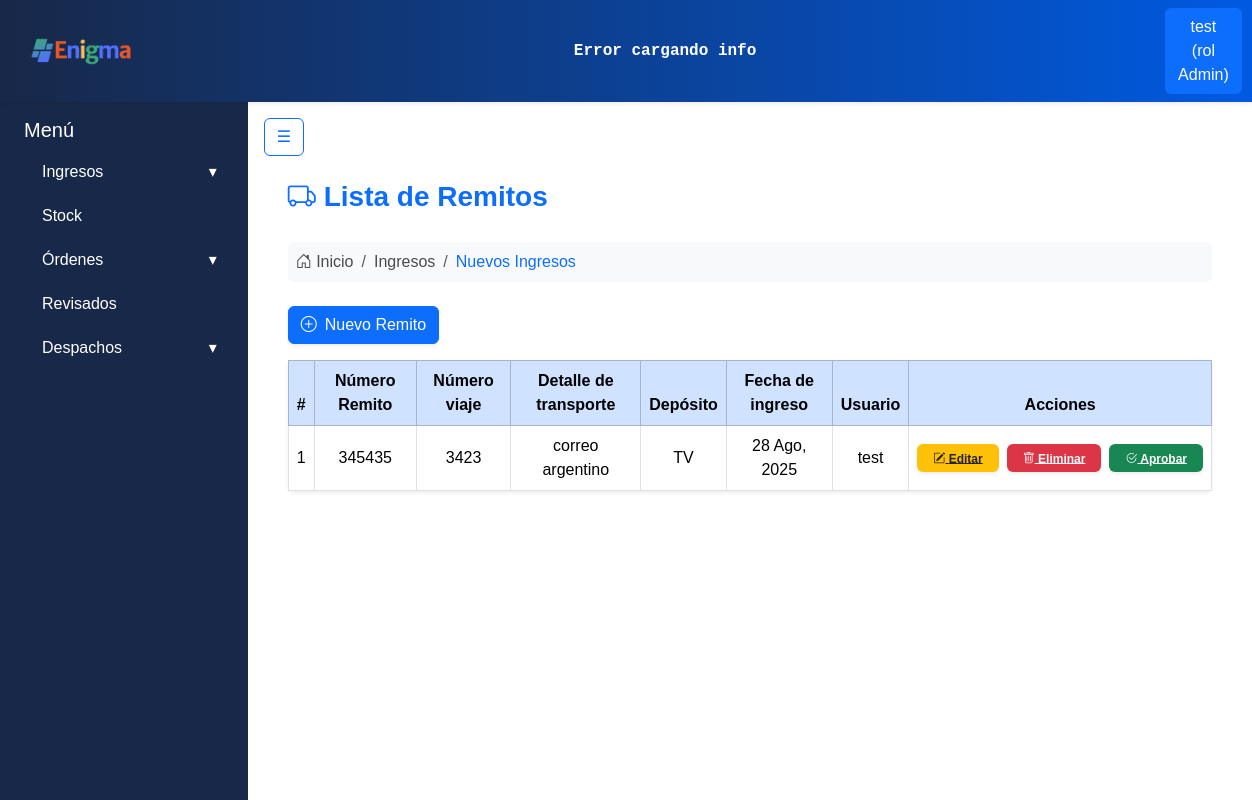
Page /ingresos/ingresos/ (signed in) on the earlier database version.
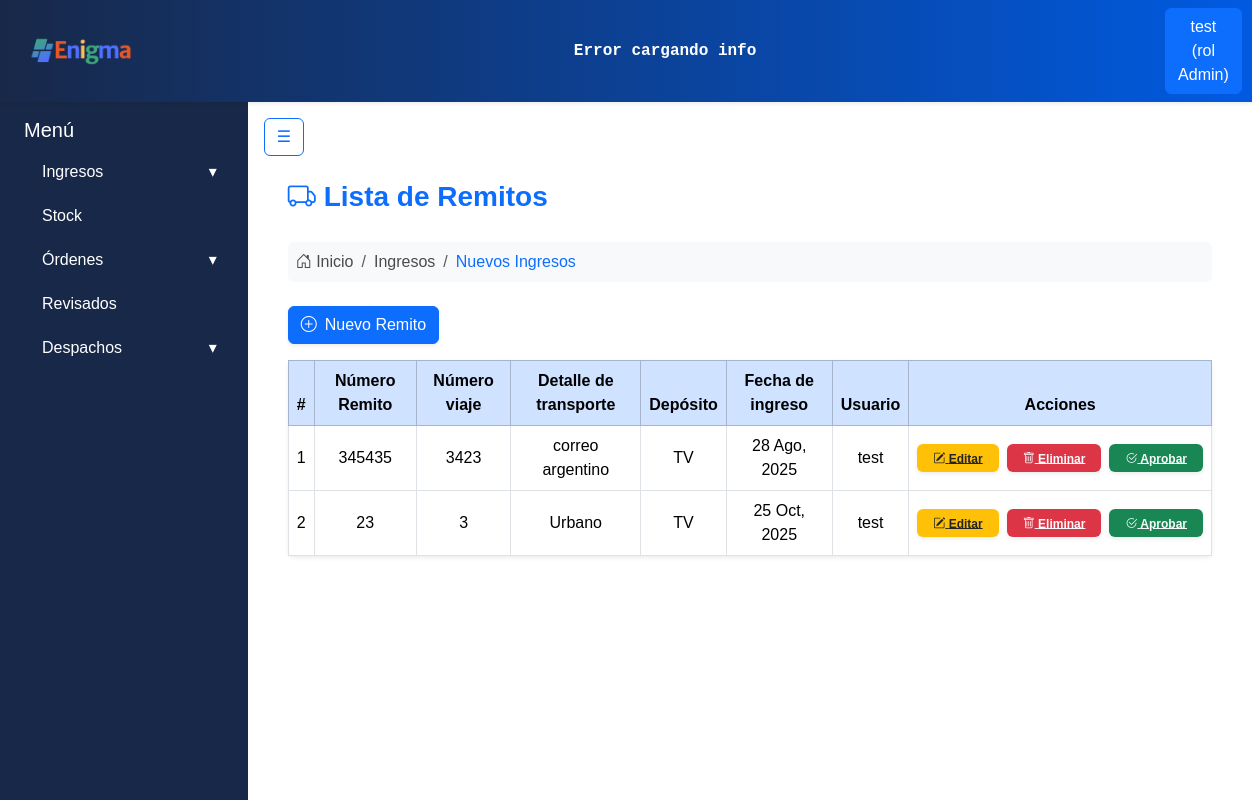
Same page on the later database version.
### apps/ingresos/models.py (models this page shows, shortened)
class Remitos(ModeloBaseConUsuario):
    numero_remito = models.CharField(max_length=20)
    numero_viaje = models.IntegerField()
    detalle_transporte = models.CharField(max_length=30)
    deposito_id = models.ForeignKey('stock.Depositos', on_delete=models.PROTECT)
    fecha_ingreso = models.DateField(auto_now_add=True)
    aprobado = models.BooleanField(default=False)
    productos = models.ManyToManyField('Productos', through='RemitoProducto')

### apps/stock/models.py (models this page shows)
class Depositos(models.Model):
    id = models.AutoField(primary_key=True)
    nombre = models.CharField(max_length=50)
    def __str__(self):
        return self.nombre

### apps/usuarios/models.py (models this page shows, shortened)
class Usuarios(AbstractBaseUser):
    username = models.CharField('Nombre de usuario', unique= True, max_length=60)
    email = models.EmailField('Correo electronico', max_length=254, unique= True)
    nombre = models.CharField(max_length=50)
    apellido = models.CharField(max_length=50)
    rol = models.ForeignKey(Roles, on_delete=models.CASCADE)
    activo = models.BooleanField(default=True)
    is_admin = models.BooleanField(default = False)
    is_superuser = models.BooleanField(default=False)
    is_staff = models.BooleanField(default=False)
    objects = UsuariosManager()
    USERNAME_FIELD = 'username'
    REQUIRED_FIELDS = ['nombre', 'apellido', 'email'] #campos necesarios para crear la cuenta por consola

### apps/ingresos/views.py (the view)
# urls.py: path('ingresos/', login_required(ListarRemitosView.as_view()), name='ingresos'),
class ListarRemitosView(LoginRequiredMixin, ListView):
    model = Remitos
    template_name = 'remitos/listar.html'
    context_object_name = 'remitos'
    def get_queryset(self):
        return Remitos.objects.filter(aprobado=False)
    def get_context_data(self, **kwargs):
        context = super().get_context_data(**kwargs)
        context['show_navbar'] = True
        return context

### apps/usuarios/models.py (called while the page is built)
    def __str__(self):
        return self.nombre

### apps/ingresos/templates/remitos/listar.html
{% extends "base.html" %}
{% block content %}
<div class="container-fluid px-4 mt-3">
    <div class="d-flex align-items-center mb-4">
        <i class="bi bi-truck fs-3 text-primary me-2"></i>
        <h3 class="fw-bold text-primary m-0">Lista de Remitos</h3>
    </div>
    <nav aria-label="breadcrumb" class="mb-4">
        <ol class="breadcrumb bg-light rounded p-2">
            <li class="breadcrumb-item">
                <i class="bi bi-house-door"></i> Inicio
            </li>
            <li class="breadcrumb-item">
                Ingresos
            </li>
            <li class="breadcrumb-item text-primary" aria-current="page">Nuevos Ingresos</li>
        </ol>
    </nav>
    <div class="mb-3">
        <a href="{% url 'crear_remito' %}" class="btn btn-primary shadow-sm">
            <i class="bi bi-plus-circle me-2"></i>Nuevo Remito
        </a>
    </div>
    <div class="card shadow-sm border-0">
        <div class="card-body p-0">
            <table class="table table-bordered table-hover m-0 align-middle">
                <thead class="table-primary text-center">
                    <tr>
                        <th>#</th>
                        <th>Número Remito</th>
                        <th>Número viaje</th>
                        <th>Detalle de transporte</th>
                        <th>Depósito</th>
                        <th>Fecha de ingreso</th>
                        <th>Usuario</th>
                        <th>Acciones</th>
                    </tr>
                </thead>
                <tbody class="text-center">
                    {% for remito in remitos %}
                    <tr>
                        <td>{{ forloop.counter }}</td>
                        <td>{{ remito.numero_remito }}</td>
                        <td>{{ remito.numero_viaje }}</td>
                        <td>{{ remito.detalle_transporte }}</td>
                        <td>{{ remito.deposito_id }}</td>
                        <td>{{ remito.fecha_ingreso|date:"d M, Y" }}</td>
                        <td>{{ remito.usuario.nombre }}</td>
                        <td>
                            <div class="d-flex justify-content-center gap-2">
                                <a href="{% url 'editar_remito' remito.pk %}"
                                   class="badge bg-warning text-dark px-3 py-2 shadow-sm">
                                   <i class="bi bi-pencil-square"></i> Editar
                                </a>
                                <a href="{% url 'eliminar_remito' remito.pk %}"
                                   class="badge bg-danger text-light px-3 py-2 shadow-sm">
                                   <i class="bi bi-trash"></i> Eliminar
                                </a>
                                {% if not remito.aprobado %}
                                <a href="{% url 'aprobar_remito' remito.pk %}"
                                   class="badge bg-success text-light px-3 py-2 shadow-sm">
                                   <i class="bi bi-check2-circle"></i> Aprobar
                                </a>
                                {% endif %}
                            </div>
                        </td>
                    </tr>
                    {% empty %}
                    <tr>
                        <td colspan="8" class="text-muted py-4">No hay remitos registrados.</td>
                    </tr>
                    {% endfor %}
                </tbody>
            </table>
        </div>
    </div>
</div>
{% endblock %}

Differences in the rows shown:
added Remitos: numero_remito "23", numero_viaje "3", detalle_transporte "Urbano", deposito_id "TV", fecha_ingreso "25 Oct, 2025", usuario.nombre "test", aprobado False (drawn)
